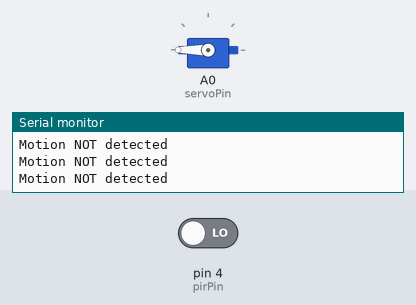
The sketch below on a simulated Arduino Uno, built with avr-gcc and run on an emulated ATmega328P. Shown: servo, the last lines printed to the serial monitor. The inputs (shaded band) are chosen by the test bench; at power-on: pin 4 (pirPin) LOW.

Above: at 1.3 s.
1.4 s: pin 4 (pirPin) driven HIGH
At 2.5 s:
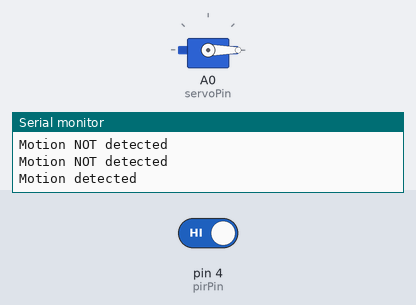
3.0 s: pin 4 (pirPin) driven LOW
At 4.0 s:
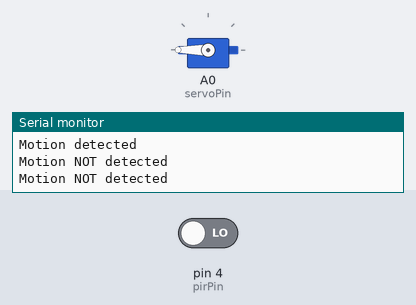
Timing chart, 0 to 6.0 s (numbered marks = the images above; inputs shaded):
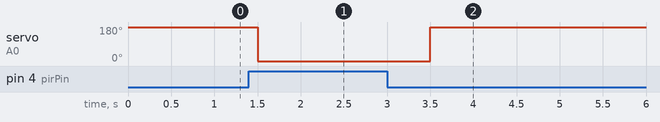

The sketch:

sketch_oct16a.ino
```cpp
#include <Servo.h>
const int servoPin = A0; /* Servo I/O pin*/
const int pirPin = 4; /*PIR I/O pin*/
Servo servo;
void setup() {
  // put your setup code here, to run once:
  Serial.begin(9600);
  servo.attach(servoPin); /*servo.attach(A1);*/
}

void loop() {
  // put your main code here, to run repeatedly:
  int sensorValue = digitalRead(pirPin);

  if (sensorValue == HIGH){ /* If the sensor returns 1*/
    Serial.println("Motion detected");
    servo.write(0); /* Turns the head forward*/
    delay(1000);
  }else{
    Serial.println("Motion NOT detected");
    servo.write(180); /* Turn the head backwards*/
    delay(250);
  }

}
```

Measured:
- after the input at 1.4 s, servo on A0 (servoPin): 180° → 0° after 0.10 s
- after the input at 3.0 s, servo on A0 (servoPin): 0° → 180° after 0.50 s
